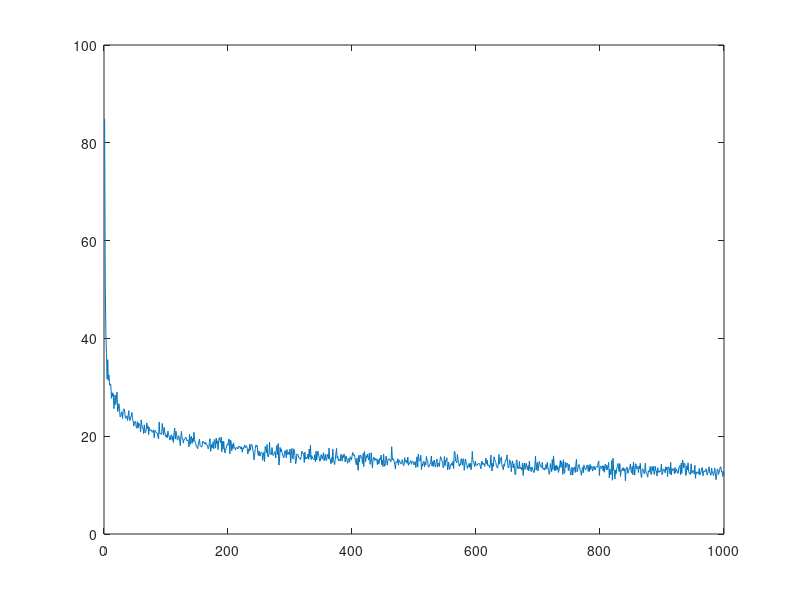

The MATLAB source for this figure:
clear all;
clc;
close all;


load('loss.mat')




figure
plot(loss)
for i=1:1:100
    ID(i,1) = i*10;
    LOSS(i,1) = loss(i*10);
end

